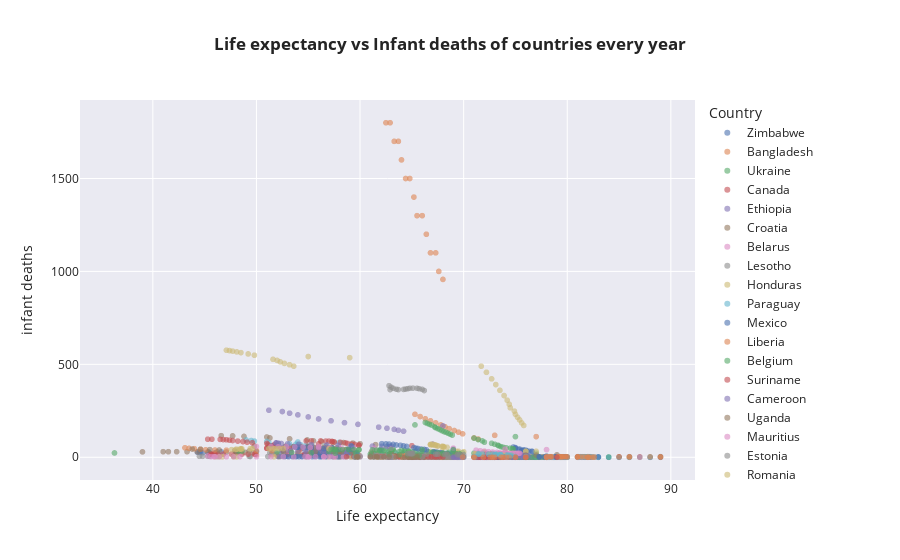

Notebook cell for this chart:
### Markdown cell above
> Можемо побачити з графіка, що для зібльшення тривалості життя до 65+ країна має збільшити витрати на систему охорони здоров'я.

### Code cell
px.scatter(df.sort_values(by='Year'),y='infant deaths',x='Life expectancy ',template='seaborn',color='Country',opacity=0.6,title='<b>Life expectancy vs Infant deaths of countries every year')
